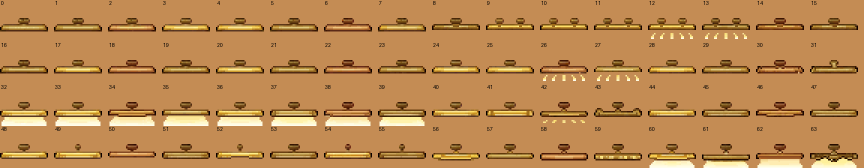
#> input picture art/collection/candidates_picture_light.png, 1728 x 336 px (shown at 1/2 size)
$ python pixel_readback.py ../../art/collection/candidates_picture_light.png ../../art/collection/living_frames.png
#> lines starting #> are read from the running program, lines starting #| are printed output that depends on the picture
"""Reads a generated 'pixel art' image (Higgsfield / GPT Image, ~1024 px) back onto its own
pixel grid: finds the grid's period and phase from where colours change, then takes one
colour per cell (the commonest in its middle), so nothing is averaged or blurred. Prints the
grid it found; a 1024 px image drawn on a true 64x64 grid reads back at period 16, phase 0.
(Averaging it down instead blurred Bea's first portraits: the user, 2026-11-08.)

Usage: pixel_readback.py <generated.png> <out.png>"""
import sys, collections
import numpy as np
from PIL import Image
src, out = sys.argv[1], sys.argv[2]
a = np.asarray(Image.open(src).convert("RGB")).astype(int)
def find(sig):
    best = (0, 16.0, 0.0)
    for p10 in range(100, 260):
        p = p10 / 10
        for ph10 in range(0, int(p * 10), 2):
            ph = ph10 / 10
            idx = np.arange(ph, len(sig), p).astype(int) - 1
            idx = idx[(idx >= 0) & (idx < len(sig))]
            s = sig[idx].mean() / (sig.mean() + 1e-9)
            if s > best[0]:
                best = (s, p, ph)
    return best
dx = (np.abs(np.diff(a, axis=1)).sum(2) > 40).sum(0)
#> dx = 1727 values, max 83 at index 650, min 0 at index 0, mean 7.95
dy = (np.abs(np.diff(a, axis=0)).sum(2) > 40).sum(1)
#> dy = 335 values, max 1536 at index 59, min 0 at index 0, mean 131.9
sx, px_, phx = find(dx); sy, py_, phy = find(dy)
#> after the loop in find, `for p10 in range(100, 260):`: best = (4.81, 18, 3)
#> after `sx, px_, phx = find(dx)`: sx = 4.81; px_ = 18; phx = 3
#> after `sy, py_, phy = find(dy)`: sy = 3.66; py_ = 21; phy = 0
nx = int(round((a.shape[1] - phx) / px_)); ny = int(round((a.shape[0] - phy) / py_))
#> after `nx = int(round((a.shape[1] - phx) / px_))`: nx = 96
#> after `ny = int(round((a.shape[0] - phy) / py_))`: ny = 16
print(f"grid x period {px_} phase {phx} ({nx} cells, score {sx:.2f}); y period {py_} phase {phy} ({ny} cells, score {sy:.2f})")
#| grid x period 18.0 phase 3.0 (96 cells, score 4.81); y period 21.0 phase 0.0 (16 cells, score 3.66)
img = Image.new("RGB", (nx, ny))
#> img: PIL image 96x16 RGB; every value is 0
for j in range(ny):
    for i in range(nx):
        x0 = int(phx + i * px_ + px_ * 0.25); x1 = int(phx + (i + 1) * px_ - px_ * 0.25)
        y0 = int(phy + j * py_ + py_ * 0.25); y1 = int(phy + (j + 1) * py_ - py_ * 0.25)
        cell = a[y0:max(y0 + 1, y1), x0:max(x0 + 1, x1)].reshape(-1, 3)
        c = collections.Counter(map(tuple, (cell // 6) * 6)).most_common(1)[0][0]
        img.putpixel((i, j), tuple(int(v) for v in c))
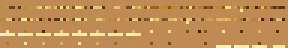
#> img: PIL image 96x16 RGB (shown 3 times larger); mean R, G, B 192.4, 142, 85.7
img.save(out)
